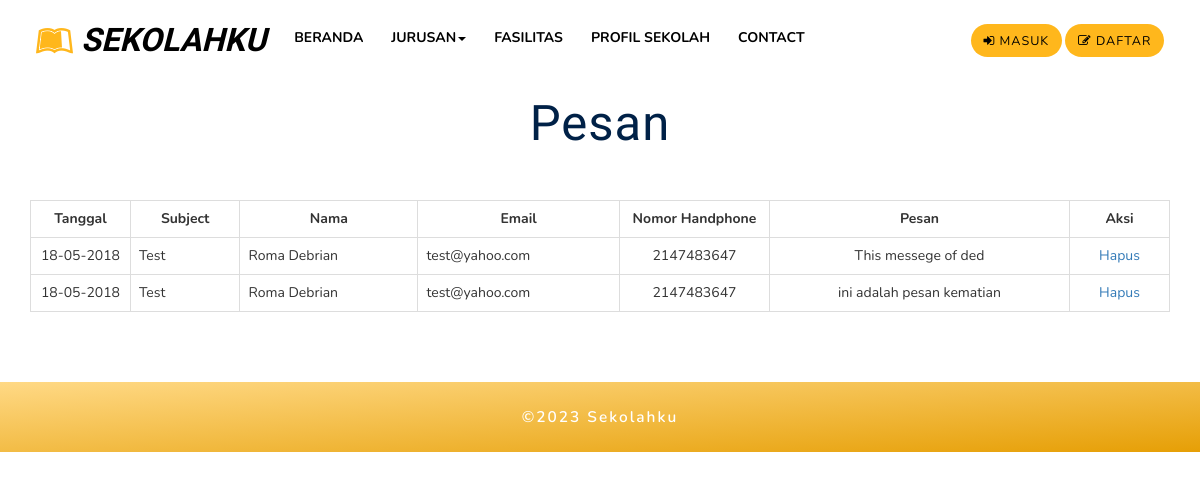
The app's page /admin/pesan.php, older data.
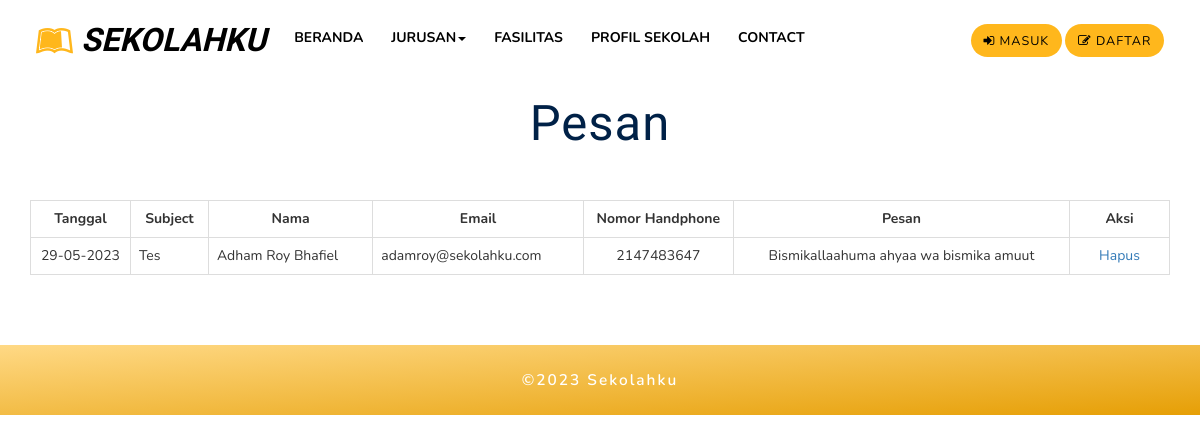
The same page, newer data.
### tables this page shows
CREATE TABLE `pesan` (
  `Tanggal` varchar(10) DEFAULT NULL,
  `Subject` varchar(255) DEFAULT NULL,
  `Nama` varchar(50) DEFAULT NULL,
  `Email` varchar(200) DEFAULT NULL,
  `No_HP` int(50) DEFAULT NULL,
  `Isi` text DEFAULT NULL
);

### admin/pesan.php (the view, shortened to what this page needs)
<?php
include('../koneksi.php');
?>
<!DOCTYPE html>
<html>
<head>
	<link rel="stylesheet" href="../css/bootstrap.css">
	<link rel="stylesheet" href="../css/style.css" type="text/css" media="all" />
	<link rel="stylesheet" href="../css/font-awesome.css">
	<link rel="stylesheet" href="../css/swipebox.css">
	<link rel="stylesheet" href="../css/jquery-ui.css" />
	<link rel="stylesheet" href="../css/my.css" />
</head>
<body>
	<?php include('../navigasi2.php'); ?>
	<div id="Akun_Control">
		<div class="container mar">
			<br>
			<h3 class="w3l-title">Pesan</h3>
			<div class="margin-atas">
				<table class="table table-bordered text-center">
					<tr>
						<td width="100"><b> Tanggal </td>
						<td><b> Subject </td>
						<td><b> Nama </td>
						<td><b> Email </td>
						<td width="150"><b> Nomor Handphone </td>
						<td><b> Pesan </td>
						<td width="50"><b> Aksi </td>
					</tr>
					<?php
					$tampil = "SELECT * FROM `pesan` ORDER BY `pesan`.`Tanggal` ASC ";
					$hasil = mysqli_query($koneksi, $tampil);
					while ($data = mysqli_fetch_array($hasil)) {
						echo "
							<tr>
								<td> $data[Tanggal] </td>
								<td class='text-left'> $data[Subject] </td>
								<td class='text-left'> $data[Nama] </td>
								<td class='text-left'> $data[Email] </td>
								<td> $data[No_HP] </td>
								<td> $data[Isi] </td>
								<td width='100'> <a href='pesan_hapus.php?kode=$data[Isi]'> Hapus</a> </td>
							</tr>";
					}
					?>
				</table>
			</div>
		</div>
	</div>
	<div class="w3layouts_copy_right">
		<div class="container">
			<p>©2023 Sekolahku</p>
		</div>
	</div>
</body>
</html>

### navigasi2.php (shortened to what this page needs)
<div class="main_section_agile" id="home">
	<div class="agileits_w3layouts_banner_nav">
		<nav class="navbar navbar-default">
			<div class="navbar-header navbar-left">
			<h1><a class="navbar-brand" href="../index.php"><i class="fa fa-leanpub" aria-hidden="true"></i> SekolahKu</a></h1>
			</div>
			<?php
			if (empty($_SESSION['username']))
			{
				echo "
				<ul class='agile_forms'>
				<li><a class='active' href='#' data-toggle='modal' data-target='#myModal2'><i class='fa fa-sign-in' aria-hidden='true'></i> Masuk </a> </li>
				<li><a href='#' data-toggle='modal' data-target='#myModal3'><i class='fa fa-pencil-square-o' aria-hidden='true'></i> Daftar </a> </li>
				</ul>";
			}
			?>
			<div class="collapse navbar-collapse navbar-right" id="bs-example-navbar-collapse-1">
				<nav class="link-effect-2" id="link-effect-2">
					<ul class="nav navbar-nav">
						<li class=""><a href="../index.php" class="effect-3">Beranda</a></li>
						<li> <a class='effect-3 scroll' data-toggle='dropdown'>Jurusan<span class='caret'></span> </a>
						</li>
						<li><a href="../fasilitas.php" class="effect-3">Fasilitas </a></li>
						<li>
						<a href="../profile_sekolah.php" class="effect-3">Profil Sekolah</a>
						</li>
						<li><a href="../mail.php" class="effect-3">Contact</a></li>
					</ul>
				</nav>
			</div>
		</nav>
	</div>
</div>

### css/style.css (style rules this page uses)
body { padding: 0; margin: 0; background: #fff; position: relative; font-family: "Nunito", sans-serif; }
body a { transition: 0.5s all; -webkit-transition: 0.5s all; -moz-transition: 0.5s all; -o-transition: 0.5s all; -ms-transition: 0.5s all; }
h1, h2, h3, h4, h5, h6 { margin: 0; font-family: "Exo 2", sans-serif; }
p { margin: 0; font-family: "Nunito", sans-serif; letter-spacing: 1px; color: #000000; line-height: 1.8em; font-size: 1em; }
ul { margin: 0; padding: 0; }
.main_section_agile { background: #ffffff; }
.navbar-default { background: none; border: none; }
.navbar { margin-bottom: 0; }
.navbar-collapse { padding: 0; }
.navbar-right { margin-right: 0; }
.navbar-default .navbar-nav > li > a { font-weight: 700; letter-spacing: 1px; }
.navbar-nav > li > a { margin: 0 1.5em; padding: 0 0 0.5em; text-transform: uppercase; }
nav.navbar.navbar-default { background: none; padding: 1.7em 0 0.2em 0; }
.navbar-default .navbar-nav > li > a { color: #000000; }
a.navbar-brand { color: #000000 !important; padding: 0; font-size: 0.9em; font-weight: 700; text-transform: uppercase; font-style: italic; }
a.navbar-brand i { color: #ffb71c; }
.navbar-right { float: left !important; }
div#bs-example-navbar-collapse-1 { margin-top: 0.3em; padding-left: 4em; }
.effect-3 { overflow: hidden; }
.effect-3:before { left: -1px; bottom: 0; width: 100%; height: 2px; background: #ffb71c; content: ""; position: absolute; transition: transform 0.5s ease; transform: translateX(-100%); -webkit-transform: translateX(-100%); -moz-transform: translateX(-100%); -o-transform: translateX(-100%); -ms-transform: translateX(-100%); }
.agileits_w3layouts_banner_nav { margin: 0 auto; width: 90%; }
ul.agile_forms { float: right; padding-top: 0.5em; }
ul.agile_forms li a { background: #ffb71c; color: #000000; font-size: 0.9em; padding: 8px 1em; text-transform: uppercase; letter-spacing: 1px; border-radius: 30px; -webkit-border-radius: 30px; -o-border-radius: 30px; -moz-border-radius: 30px; -ms-border-radius: 30px; }
ul.agile_forms li { display: inline-block; list-style: none; }
h3.w3l-title { font-size: 3.5em; color: #002147; text-align: center; letter-spacing: 1px; position: relative; }
.w3layouts_copy_right { padding: 1.5em 0; text-align: center; background: -webkit-linear-gradient(#ffd985, #e69f06); background: -moz-linear-gradient(#ffd985, #e69f06); background: -ms-linear-gradient(#ffd985, #e69f06); background: linear-gradient(to right bottom, #ffd985, #e69f06); }
.w3layouts_copy_right p { color: #fff; font-weight: 600; letter-spacing: 2px; font-size: 1.1em; }
@media (max-width: 1440px) { .navbar-nav > li > a { margin: 0 1em; } }
@media (max-width: 1440px) { div#bs-example-navbar-collapse-1 { padding-left: 3em; } }
@media (max-width: 1366px) { .navbar-default .navbar-nav > li > a { letter-spacing: 0px; } }
@media (max-width: 1280px) { .agileits_w3layouts_banner_nav { width: 94%; } }
@media (max-width: 1280px) { div#bs-example-navbar-collapse-1 { padding-left: 1em; } }

### css/my.css (style rules this page uses)
.margin-atas { margin-top : 50px; }

Row changes from the older to the newer data that the page shows:
removed pesan: Tanggal "18-05-2018", Subject "Test", Nama "Roma Debrian", Email "test@yahoo.com", No_HP "2147483647", Isi "This messege of ded"
removed pesan: Tanggal "18-05-2018", Subject "Test", Nama "Roma Debrian", Email "test@yahoo.com", No_HP "2147483647", Isi "ini adalah pesan kematian"
added pesan: Tanggal "29-05-2023", Subject "Tes", Nama "Adham Roy Bhafiel", Email "adamroy@sekolahku.com", No_HP "2147483647", Isi "Bismikallaahuma ahyaa wa bismika amuut"
